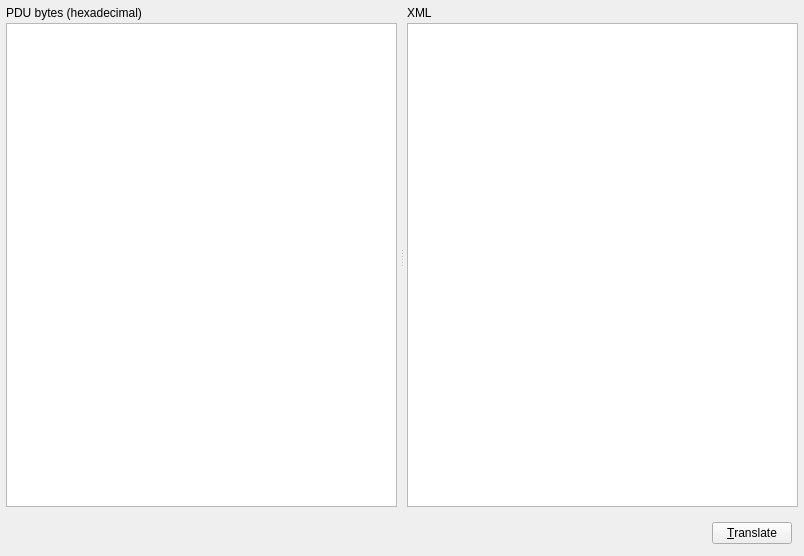
<?xml version="1.0" encoding="UTF-8"?>
<ui version="4.0">
 <class>Translator</class>
 <widget class="QWidget" name="Translator">
  <property name="geometry">
   <rect>
    <x>0</x>
    <y>0</y>
    <width>804</width>
    <height>556</height>
   </rect>
  </property>
  <property name="windowTitle">
   <string>Form</string>
  </property>
  <layout class="QGridLayout" name="gridLayout_3">
   <property name="leftMargin">
    <number>3</number>
   </property>
   <property name="topMargin">
    <number>3</number>
   </property>
   <property name="rightMargin">
    <number>3</number>
   </property>
   <property name="bottomMargin">
    <number>3</number>
   </property>
   <property name="spacing">
    <number>3</number>
   </property>
   <item row="0" column="0">
    <widget class="QSplitter" name="splitter">
     <property name="sizePolicy">
      <sizepolicy hsizetype="Expanding" vsizetype="Expanding">
       <horstretch>0</horstretch>
       <verstretch>0</verstretch>
      </sizepolicy>
     </property>
     <property name="orientation">
      <enum>Qt::Horizontal</enum>
     </property>
     <widget class="QFrame" name="frame">
      <property name="sizePolicy">
       <sizepolicy hsizetype="Preferred" vsizetype="Expanding">
        <horstretch>0</horstretch>
        <verstretch>0</verstretch>
       </sizepolicy>
      </property>
      <property name="frameShape">
       <enum>QFrame::NoFrame</enum>
      </property>
      <property name="frameShadow">
       <enum>QFrame::Raised</enum>
      </property>
      <layout class="QGridLayout" name="gridLayout">
       <property name="leftMargin">
        <number>3</number>
       </property>
       <property name="topMargin">
        <number>3</number>
       </property>
       <property name="rightMargin">
        <number>3</number>
       </property>
       <property name="bottomMargin">
        <number>3</number>
       </property>
       <property name="spacing">
        <number>3</number>
       </property>
       <item row="1" column="0">
        <widget class="QTextEdit" name="bytesEdit">
         <property name="font">
          <font>
           <family>Cascadia Code PL</family>
          </font>
         </property>
        </widget>
       </item>
       <item row="0" column="0">
        <widget class="QLabel" name="label">
         <property name="text">
          <string>PDU bytes (hexadecimal)</string>
         </property>
        </widget>
       </item>
      </layout>
     </widget>
     <widget class="QFrame" name="frame_2">
      <property name="frameShape">
       <enum>QFrame::NoFrame</enum>
      </property>
      <property name="frameShadow">
       <enum>QFrame::Raised</enum>
      </property>
      <layout class="QGridLayout" name="gridLayout_2">
       <property name="leftMargin">
        <number>3</number>
       </property>
       <property name="topMargin">
        <number>3</number>
       </property>
       <property name="rightMargin">
        <number>3</number>
       </property>
       <property name="bottomMargin">
        <number>3</number>
       </property>
       <property name="spacing">
        <number>3</number>
       </property>
       <item row="0" column="0">
        <widget class="QLabel" name="label_2">
         <property name="text">
          <string>XML</string>
         </property>
        </widget>
       </item>
       <item row="1" column="0">
        <widget class="QTextEdit" name="xmlEdit">
         <property name="font">
          <font>
           <family>Cascadia Code PL</family>
          </font>
         </property>
         <property name="lineWrapMode">
          <enum>QTextEdit::NoWrap</enum>
         </property>
         <property name="readOnly">
          <bool>true</bool>
         </property>
        </widget>
       </item>
      </layout>
     </widget>
    </widget>
   </item>
   <item row="1" column="0">
    <widget class="QFrame" name="frame_3">
     <property name="frameShape">
      <enum>QFrame::NoFrame</enum>
     </property>
     <property name="frameShadow">
      <enum>QFrame::Raised</enum>
     </property>
     <layout class="QGridLayout" name="gridLayout_4">
      <item row="0" column="1">
       <widget class="QPushButton" name="pduToXmlButton">
        <property name="text">
         <string>&amp;Translate</string>
        </property>
       </widget>
      </item>
      <item row="0" column="0">
       <spacer name="horizontalSpacer">
        <property name="orientation">
         <enum>Qt::Horizontal</enum>
        </property>
        <property name="sizeHint" stdset="0">
         <size>
          <width>40</width>
          <height>20</height>
         </size>
        </property>
       </spacer>
      </item>
     </layout>
    </widget>
   </item>
  </layout>
 </widget>
 <resources/>
 <connections/>
</ui>
